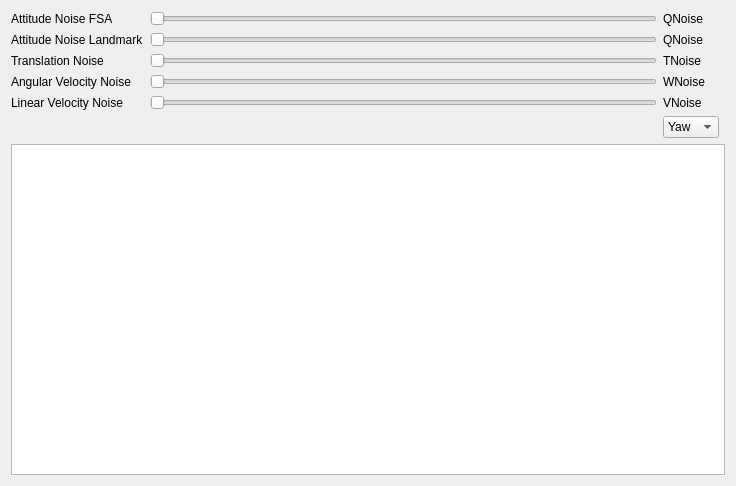
<?xml version="1.0" encoding="UTF-8"?>
<ui version="4.0">
 <class>EKFConfig</class>
 <widget class="QWidget" name="EKFConfig">
  <property name="geometry">
   <rect>
    <x>0</x>
    <y>0</y>
    <width>736</width>
    <height>486</height>
   </rect>
  </property>
  <property name="windowTitle">
   <string>Form</string>
  </property>
  <layout class="QGridLayout" name="gridLayout">
   <item row="3" column="1">
    <widget class="QSlider" name="wnoise_slider">
     <property name="orientation">
      <enum>Qt::Orientation::Horizontal</enum>
     </property>
    </widget>
   </item>
   <item row="1" column="0">
    <widget class="QLabel" name="label_6">
     <property name="text">
      <string>Attitude Noise Landmark</string>
     </property>
    </widget>
   </item>
   <item row="0" column="0">
    <widget class="QLabel" name="label">
     <property name="text">
      <string>Attitude Noise FSA</string>
     </property>
    </widget>
   </item>
   <item row="0" column="1">
    <widget class="QSlider" name="qnoise_slider_fsa">
     <property name="orientation">
      <enum>Qt::Orientation::Horizontal</enum>
     </property>
    </widget>
   </item>
   <item row="0" column="2">
    <widget class="QLabel" name="QNoiseFSA">
     <property name="text">
      <string>QNoise</string>
     </property>
    </widget>
   </item>
   <item row="6" column="0" colspan="4">
    <widget class="QtCharts::QChartView" name="chart"/>
   </item>
   <item row="4" column="1">
    <widget class="QSlider" name="vnoise_slider">
     <property name="orientation">
      <enum>Qt::Orientation::Horizontal</enum>
     </property>
    </widget>
   </item>
   <item row="2" column="1">
    <widget class="QSlider" name="tnoise_slider">
     <property name="orientation">
      <enum>Qt::Orientation::Horizontal</enum>
     </property>
    </widget>
   </item>
   <item row="2" column="0">
    <widget class="QLabel" name="label_2">
     <property name="text">
      <string>Translation Noise</string>
     </property>
    </widget>
   </item>
   <item row="1" column="1">
    <widget class="QSlider" name="qnoise_slider_lm">
     <property name="orientation">
      <enum>Qt::Orientation::Horizontal</enum>
     </property>
    </widget>
   </item>
   <item row="4" column="0">
    <widget class="QLabel" name="label_4">
     <property name="text">
      <string>Linear Velocity Noise</string>
     </property>
    </widget>
   </item>
   <item row="2" column="2">
    <widget class="QLabel" name="TNoise">
     <property name="text">
      <string>TNoise</string>
     </property>
    </widget>
   </item>
   <item row="3" column="2">
    <widget class="QLabel" name="WNoise">
     <property name="text">
      <string>WNoise</string>
     </property>
    </widget>
   </item>
   <item row="1" column="2">
    <widget class="QLabel" name="QNoiseLM">
     <property name="text">
      <string>QNoise</string>
     </property>
    </widget>
   </item>
   <item row="3" column="0">
    <widget class="QLabel" name="label_3">
     <property name="text">
      <string>Angular Velocity Noise</string>
     </property>
    </widget>
   </item>
   <item row="4" column="2">
    <widget class="QLabel" name="VNoise">
     <property name="text">
      <string>VNoise</string>
     </property>
    </widget>
   </item>
   <item row="5" column="2">
    <widget class="QComboBox" name="comboBox">
     <item>
      <property name="text">
       <string>Yaw</string>
      </property>
     </item>
     <item>
      <property name="text">
       <string>Pitch</string>
      </property>
     </item>
     <item>
      <property name="text">
       <string>Roll</string>
      </property>
     </item>
     <item>
      <property name="text">
       <string>X</string>
      </property>
     </item>
     <item>
      <property name="text">
       <string>Y</string>
      </property>
     </item>
     <item>
      <property name="text">
       <string>Z</string>
      </property>
     </item>
    </widget>
   </item>
  </layout>
 </widget>
 <customwidgets>
  <customwidget>
   <class>QtCharts::QChartView</class>
   <extends>QGraphicsView</extends>
   <header>QtCharts/QChartView</header>
  </customwidget>
 </customwidgets>
 <resources/>
 <connections/>
</ui>
